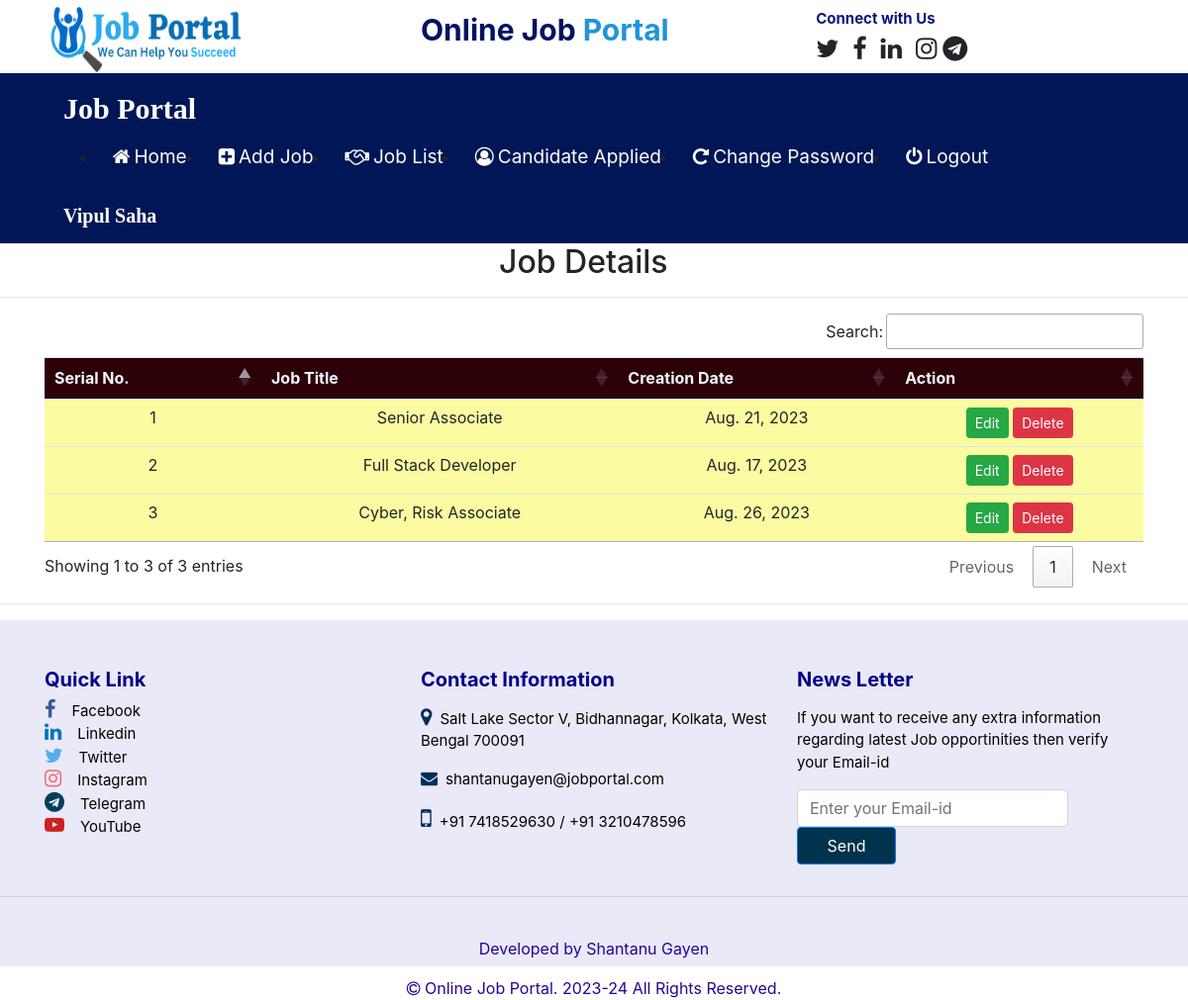
The app's page /job_list (signed in) with its own data.
### job/models.py (models this page shows, shortened)
class Job(models.Model):
    recruiter = models.ForeignKey(Recruiter, on_delete=models.CASCADE)
    start_date = models.DateField()
    end_date = models.DateField()
    tittle = models.CharField(max_length=100)
    salary = models.FloatField(max_length=50)
    image = models.FileField()
    description = models.CharField(max_length=500)
    experience = models.CharField(max_length=50)
    location = models.CharField(max_length=100)
    skills = models.CharField(max_length=100)
    creationdate = models.DateField()

### job/views.py (the view)
# urls.py: path('job_list', job_list, name="job_list"),
def job_list(request):
    if not request.user.is_authenticated:
        return redirect('recruiter_login')
    user = request.user
    recruiter = Recruiter.objects.get(user=user)
    job=Job.objects.filter(recruiter=recruiter)
    d = {'job':job}
    return render(request,'job_list.html',d)

### job/templates/job_list.html (shortened to what this page needs)
{% load static %}
{% block body %}
{% include 'recruiter_navigation.html' %}
<h2 style="padding-left: 42%;">Job Details</h2>
<hr>
<div class="container">
<table class="table table-hover" id="example">
    <thead>
        <tr style="background-color: rgb(45, 1, 8); color:aliceblue">
            <th>Serial No.</th>
            <th>Job Title</th>
            <th>Creation Date</th>
            <th>Action</th>
        </tr>
    </thead>
    <tbody>
        {% for i in job %}
        <tr style="background-color: rgb(251, 251, 162);">
            <td>{{forloop.counter}}</td>
            <td>{{i.tittle}}</td>
            <td>{{i.start_date}}</td>
            <td><a href="{% url 'edit_jobdetail' i.id %}" class="btn btn-success btn-sm">Edit</a>
            <a href="{% url 'change_status' i.id %}" class="btn btn-danger btn-sm" onclick="return confirm('Are You Sure?')">Delete</a>
        </td>
        </tr>
        {% endfor%}
    </tbody>
</table>
</div>
{% include 'footer.html' %}
{% endblock %}

### job/templates/recruiter_navigation.html (shortened to what this page needs)
<html>
  <head>
    {% load static %}
    <link
      rel="stylesheet"
      href="https://cdn.jsdelivr.net/npm/bootstrap@4.6.2/dist/css/bootstrap.min.css"
    />
    <link
      rel="stylesheet"
      href="https://cdnjs.cloudflare.com/ajax/libs/font-awesome/4.7.0/css/font-awesome.min.css"
    />
   <link rel="stylesheet" href="https://cdn.datatables.net/1.13.3/css/jquery.dataTables.min.css">
   <link rel="stylesheet" href="https://cdn.datatables.net/buttons/2.3.5/css/buttons.dataTables.min.css">
  </head>
  <body>
    <div class="container">
      <div class="row">
        <div class="col-sm-4 mt-1">
          <img
            src="{% static 'images/Mainlogo.png' %}"
            style="width: 200px; height: 70px"
          />
        </div>
        <div class="col-sm-4 mt-2">
          <span style="font-weight: bold; font-size: 30px">
            <span style="color: rgb(1, 18, 100)">Online Job</span>
            <span style="color: rgb(34, 148, 218)">Portal</span>
          </span>
        </div>
        <div class="col-sm-4 mt-2" style="padding-left: 3%">
          <span style="font-weight: bold; font-size: 25px">
            <span style="color: rgb(11, 22, 120); font-size: 15px"
              >Connect with Us</span
            ><br />
            <span><i class="fa fa-twitter"></i></span>
            <span><i class="fa fa-facebook pl-2"></i></span>
            <span><i class="fa fa-linkedin pl-2"></i></span>
            <span><i class="fa fa-instagram pl-2"></i></span>
            <span><i class="fa fa-telegram"></i></span>
          </span>
        </div>
      </div>
    </div>
    <nav class="navbar navbar-expam-sm" style="background-color: #011656">
      <a
        href=""
        class="navbar-brand text-white pl-5 font-weight-bold"
        style="font-family: 'monotype corsiva'; font-size: 30px"
        >Job Portal</a>
      <ul class="nav-bar">
        <li class="nav-item">
          <a class="nav-link" href="{% url 'recruiter_dashboard' %}"><i class="fa fa-home mr-1"></i>Home</a>
        </li>
        <li class="nav-item">
            <a class="nav-link" href="{% url 'add_job' %}"><i class="fa fa-plus-square mr-1"></i>Add Job</a>
          </li>
        <li class="nav-item">
          <a class="nav-link" href="{% url 'job_list' %}"><i class="fa fa-handshake-o mr-1"></i>Job List</a>
        </li>
        <li class="nav-item">
            <a class="nav-link" href="{% url 'applied_candidate' %}"><i class="fa fa-user-circle-o mr-1"></i>Candidate Applied</a>
          </li>
        <li class="nav-item">
          <a class="nav-link" href="{% url 'change_recruiterpwd' %}"><i class="fa fa-rotate-right mr-1"></i>Change Password</a>
        </li>
        <li class="nav-item">
          <a class="nav-link" href="{% url 'Logout' %}"><i class="fa fa-power-off mr-1"></i>Logout</a>
        </li>
      </ul>
      <a
        href=""
        class="navbar-brand text-white pl-5 font-weight-bold"
        style="font-family: 'monotype corsiva'; font-size: 20px"
        >{{request.user.first_name}} {{request.user.last_name}}</a>
    </nav>
  </body>
</html>

### job/templates/recruiter_navigation.html (style rules this page uses)
.nav-bar { display: flex; padding: 0% 7%; }
.nav-link { color: white; font-size: 19px; transition: 0.2s; }

### job/templates/job_list.html (style rules this page uses)
tr { text-align: center; }

### records on screen
Job: tittle "Senior Associate", start_date "Aug. 21, 2023"
Job: tittle "Full Stack Developer", start_date "Aug. 17, 2023"
Job: tittle "Cyber, Risk Associate", start_date "Aug. 26, 2023"

### other values on screen
{{ request.user.first_name }} "Vipul"
{{ request.user.last_name }} "Saha"
